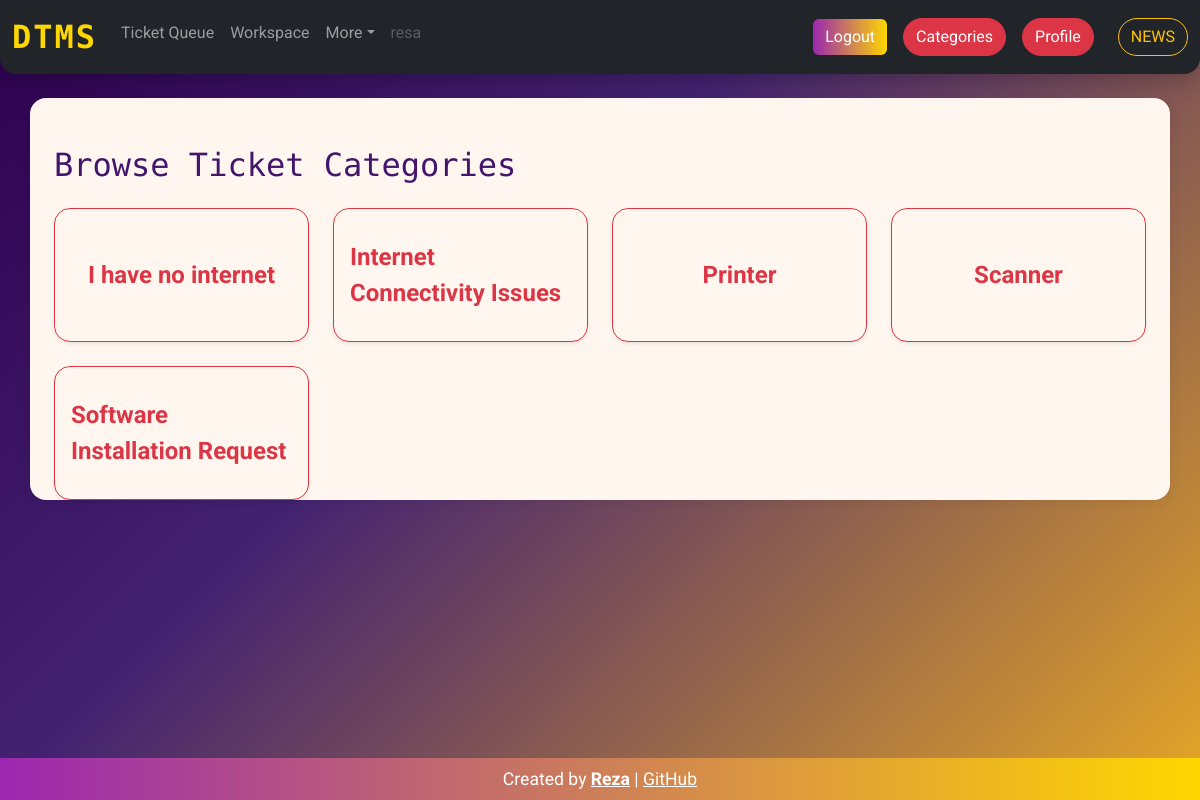
Page /categories/ (signed in) on the committed database.
### users/models.py (models this page shows, shortened)
class User(AbstractUser):
    mode_choices = (
        ('engineer' , 'engineer'),
        ('customer', 'customer'),
    )
    is_customer = models.BooleanField(default=False)
    is_engineer = models.BooleanField(default=False)
    site = models.ForeignKey(Site ,on_delete=models.DO_NOTHING, null=True , blank=True)
    ssites = models.ManyToManyField(Site, related_name='ssites')
    contact = models.CharField(max_length=200,null=True , blank=True)
    image = models.ImageField(upload_to='profilepics', blank=True , null=True)
    phone_regex = RegexValidator(regex=r'^(\+\d{1,3})?,?\s?\d{8,13}', message="Phone number must be entered in the format: '+999999999'. Up to 15 digits allowed.")
    phone = models.CharField(validators=[phone_regex], max_length=17, null = True ,blank=True, unique = True) # validators should be a list

### solutions/models.py (models this page shows, shortened)
class Category(models.Model):
    title = models.CharField(max_length=100, unique=True)
    description = models.TextField()
    date_created = models.DateTimeField(auto_now_add=True)
    slug = models.SlugField(max_length=255, unique=True , blank=True , null=True)
    parent = models.ForeignKey("self" , on_delete=models.CASCADE,  blank=True , null=True )
    class Meta :
        ordering = ('title',)
        verbose_name_plural = 'Categories'

### solutions/views.py (the view)
# urls.py: path('', views.view_categories, name='categories'),
@login_required
def view_categories(request):
    categories = Category.objects.all()
    return render(request, 'solutions/categories.html', {
        'categories':categories,
    })

### templates/solutions/categories.html (shortened to what this page needs)
{% extends 'base.html' %}
{% load widget_tweaks %}
{% block content %}
<div class="container my-4">
    <h2 class="mb-4" style="color: #43156c; font-family: 'Fira Mono', monospace;">
         Browse Ticket Categories
    </h2>
    <div class="row g-4">
        {% for category in categories %}
            {% if not category.parent %}
            <div class="col-12 col-sm-6 col-md-4 col-lg-3">
                <a href="{% url 'category' category.id %}" style="text-decoration: none;">
                    <div class="card shadow-sm h-100 border-danger" style="border-radius: 16px; transition: box-shadow .2s;">
                        <div class="card-body d-flex align-items-center justify-content-center" style="height: 100px;">
                            <span class="fw-bold fs-4 text-danger">{{ category.title }}</span>
                        </div>
                    </div>
                </a>
            </div>
            {% endif %}
        {% endfor %}
    </div>
</div>
{% endblock content %}

### templates/base.html (shortened to what this page needs)
<!DOCTYPE html>
<html lang="en">
<head>
    <link rel="stylesheet" href="https://cdn.jsdelivr.net/npm/bootstrap@5.3.3/dist/css/bootstrap.min.css">
</head>
<body>
    {% if request.user.is_authenticated %}
        <nav class="navbar navbar-expand-lg navbar-dark bg-dark mb-4">
            <div class="container-fluid">
                <a class="navbar-brand" href="/">DTMS</a>
                <div class="collapse navbar-collapse" id="navbarSupportedContent">
                    <ul class="navbar-nav me-auto mb-2 mg-lg-0">
                        {% if request.user.is_customer %}
                            <li class="nav-item"><a class="nav-link" href="{% url 'create-ticket' %}">Create Ticket</a></li>
                            <li class="nav-item"><a class="nav-link" href="{% url 'all-tickets' %}">View Tickets</a></li>
                        {% elif request.user.is_engineer %}
                            <li class="nav-item"><a class="nav-link" href="{% url 'ticket-queue' %}">Ticket Queue</a></li>
                            <li class="nav-item"><a class="nav-link" href="{% url 'workspace' %}">Workspace</a></li>
                            <li class="nav-item dropdown">
                                <a class="nav-link dropdown-toggle" href="#" id="navbarDropdown" role="button"
                                   data-bs-toggle="dropdown" aria-expanded="false">More</a>
                            </li>
                        {% endif %}
                        <li class="nav-item">
                            <a class="nav-link disabled" href="#" tabindex="-1" aria-disabled="true">{{ request.user.username }}</a>
                        </li>
                    </ul>
                    <div class="d-flex align-items-center gap-2">
                        <a href="{% url 'logout' %}" class="btn btn-primary me-2">Logout</a>
                        <a href="{% url 'categories' %}" class="btn btn-danger me-2">Categories</a>
                        <a href="{% url 'home' request.user.username %}" class="btn btn-danger me-2">Profile</a>
                        {% if request.user.is_engineer %}
                            <a href="{% url 'chat:news' %}" class="btn btn-outline-warning ms-2">NEWS</a>
                        {% endif %}
                    </div>
                </div>
            </div>
        </nav>
    {% endif %}
    <div class="container content-section">
        <br>
        {% block content %}
        {% endblock content %}
    </div>
    <br><br>
    <div class="footer">
        Created by <a href="https://t.me/rezacs" style="color: #fff; font-weight: bold;">Reza</a> |
        <a href="https://github.com/Rezacs/django_project" style="color: #fff; text-decoration: underline;" target="_blank">GitHub</a>
    </div>
</body>
</html>

### templates/base.html (style rules this page uses)
body { background: linear-gradient(135deg, #2e004f 0%, #432371 40%, #e6a726 100%); min-height: 100vh; font-family: 'Roboto', Arial, sans-serif; color: #f5f6fa; }
.navbar { border-radius: 0 0 16px 16px; box-shadow: 0 4px 24px 0 #00000044; }
.card, .content-section { background: #fff7ef; border-radius: 16px; box-shadow: 0 2px 12px #0001; color: #351a1a; margin-bottom: 2rem; }
.navbar-brand { font-family: 'Fira Mono', monospace; font-weight: 700; font-size: 2rem; letter-spacing: 2px; color: #ffd700 !important; }
.footer { position: fixed; bottom: 0; width: 100%; text-align: center; background: linear-gradient(90deg,#9c27b0,#ffd700); color: #fff; padding: 8px 0; font-size: 1.1em; z-index: 1000; }
a, .nav-link, .navbar-brand { transition: color 0.2s; }
.btn-primary { background: linear-gradient(90deg,#9c27b0,#ffd700); border: none; }
.btn-danger, .btn-outline-warning { border-radius: 20px; }
h1, h2, h3, h4 { color: #2e004f; font-family: 'Fira Mono', monospace; }

### rows in the picture
User: user.username "resa"
Category: title "I have no internet"
Category: title "Internet Connectivity Issues"
Category: title "Printer"
Category: title "Scanner"
Category: title "Software Installation Request"
